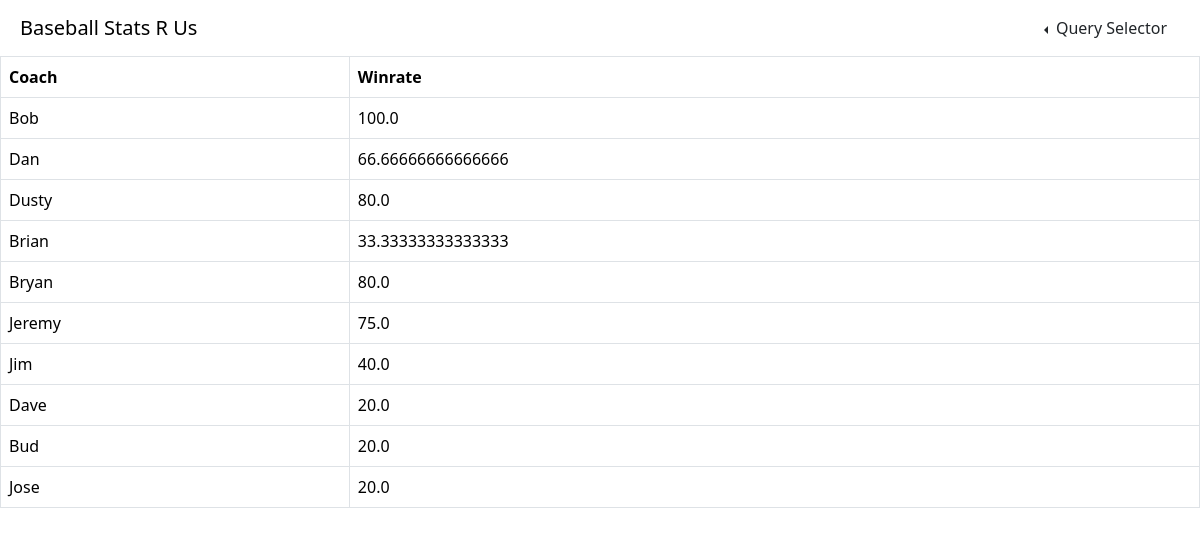
The app's page /Q13.html with its own data.
### tables this page shows
CREATE TABLE coaches (
    c_coach_key decimal(3,0) not null,
    c_coach_firstname varchar(25) not null,
    c_coach_lastname varchar(25) not null,
    c_coach_age decimal(3,0) not null
);

### flask_app.py (the view)
@app.route('/Q13.html')
def index_Q13():
    conn = get_conn(db)
    cursor = conn.cursor()
    sql_file_path = 'sql/Queries/query14.sql'
    execute_query_from_file(sql_file_path, cursor)
    results = cursor.fetchall()
    close_conn(conn)
    return render_template('Q13.html', q13=results)

### flask_app.py (called while the page is built)
def get_conn(_db):
    conn = None
    try:
        conn = sqlite3.connect(_db)
    except Error as e:
        print(e)
    return conn

def close_conn(_conn):
    try:
        _conn.close()
    except Error as e:
        print(e)
    return

def execute_query_from_file(file_path, cursor):
    with open(file_path, 'r') as file:
        sql_query = file.read()
        cursor.execute(sql_query)

### templates/Q13.html (shortened to what this page needs)
<!DOCTYPE html>
<html>
    <head>
        <link href="https://cdn.jsdelivr.net/npm/bootstrap@5.3.2/dist/css/bootstrap.min.css" rel="stylesheet">
        <link href="{{url_for('static', filename='assets/css/custom.css')}}" rel="stylesheet">
    </head>
    <body>
    <header>
        <nav class="navbar">
            <div class="container-fluid">
                <span class="navbar-brand ms-2">Baseball Stats R Us</span>
                <ul class="navbar-nav me-2">
                    <li class="nav-item dropstart">
                        <button class="btn dropdown-toggle" data-bs-toggle="dropdown">
                            Query Selector
                        </button>
                    </li>
                </ul>
            </div>
        </nav>
    </header>
    <div class="table-responsive" id="q13">
        <table class="table table-bordered">
            <tr>
                <th>Coach</th>
                <th>Winrate</th>
            </tr>
            {%for column in q13%}
                <tr>
                    <td>{{column[0]}}</td>
                    <td>{{column[1]}}</td>
                </tr>
            {%endfor%}
        </table>
    </div>
    </body>
</html>

### static/assets/css/custom.css (style rules this page uses)
.navbar-nav { flex-direction: row !important; }

### records on screen
coaches: c_coach_firstname "Bob", column "100.0"
coaches: c_coach_firstname "Dan", column "66.66666666666666"
coaches: c_coach_firstname "Dusty", column "80.0"
coaches: c_coach_firstname "Brian", column "33.33333333333333"
coaches: c_coach_firstname "Bryan", column "80.0"
coaches: c_coach_firstname "Jeremy", column "75.0"
coaches: c_coach_firstname "Jim", column "40.0"
coaches: c_coach_firstname "Dave", column "20.0"
coaches: c_coach_firstname "Bud", column "20.0"
coaches: c_coach_firstname "Jose", column "20.0"
